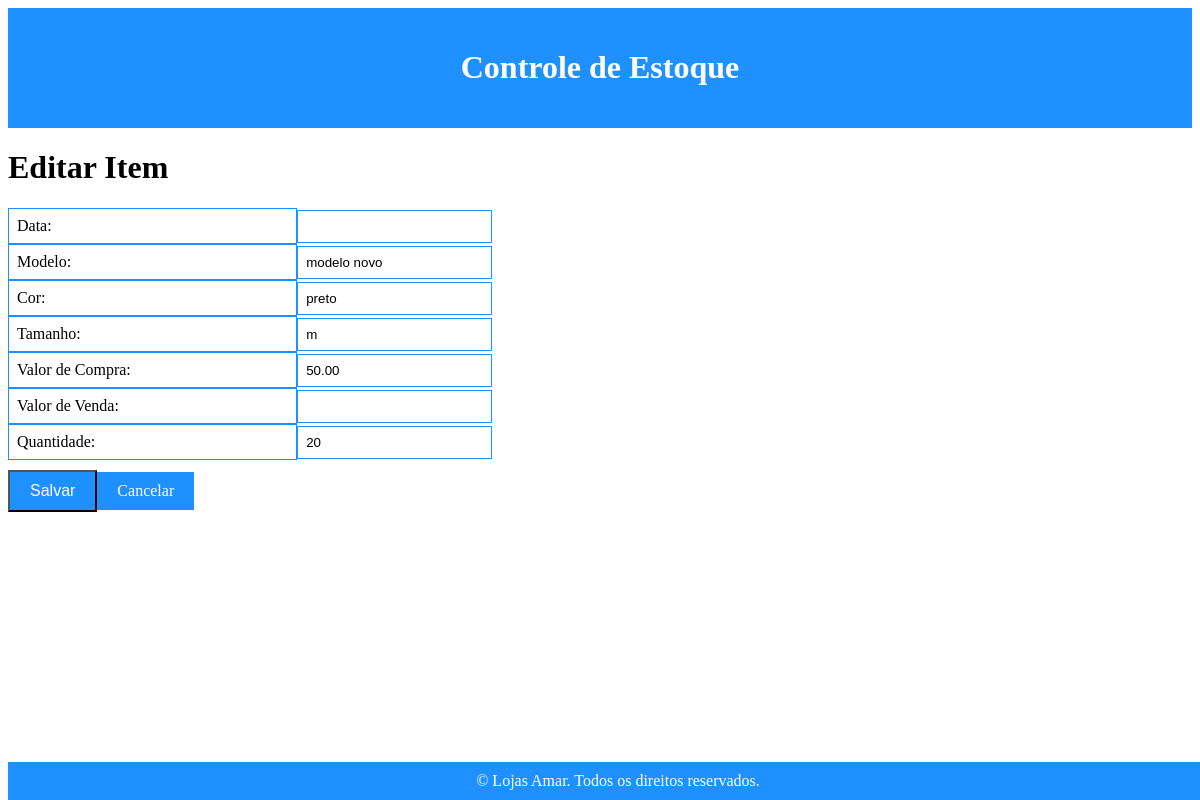
Page /inventory/edit-item/1/ on the committed database.
### inventory/models.py (models this page shows, shortened)
class Item(models.Model):
    data = models.DateField(null=True, blank=True)
    modelo = models.CharField(max_length=100)
    cor = models.CharField(max_length=50)
    tamanho = models.CharField(max_length=20)
    valor = models.DecimalField(max_digits=10, decimal_places=2)
    valor_venda = models.DecimalField(max_digits=10, decimal_places=2, null=True, blank=True)
    quantidade = models.PositiveIntegerField()

### inventory/views.py (the view)
# urls.py: path('edit-item/<int:item_id>/', views.edit_item, name='edit_item'),  # Nova URL para edição do item
def edit_item(request, item_id):
    item = Item.objects.get(pk=item_id)
    if request.method == 'POST':
        form = ItemForm(request.POST, instance=item)
        if form.is_valid():
            form.save()
            return redirect('inventory:stock_control')
    else:
        form = ItemForm(instance=item)
    return render(request, 'inventory/edit_item.html', {'form': form})

### inventory/forms.py
class ItemForm(forms.ModelForm):
    class Meta:
        model = Item
        fields = ['data', 'modelo', 'cor', 'tamanho', 'valor', 'valor_venda', 'quantidade', ]

### inventory/templates/inventory/edit_item.html (shortened to what this page needs)
<!DOCTYPE html>
<html>
<head>
</head>
<body>
    <header>
        <h1>Controle de Estoque</h1>
    </header>
    <h1>Editar Item</h1>
    <form method="post" class="form-container">
        <div class="form-row">
            <label for="{{ form.data.id_for_label }}">Data:</label>
            {{ form.data }}
        </div>
        <div class="form-row">
            <label for="{{ form.modelo.id_for_label }}">Modelo:</label>
            {{ form.modelo }}
        </div>
        <div class="form-row">
            <label for="{{ form.cor.id_for_label }}">Cor:</label>
            {{ form.cor }}
        </div>
        <div class="form-row">
            <label for="{{ form.tamanho.id_for_label }}">Tamanho:</label>
            {{ form.tamanho }}
        </div>
        <div class="form-row">
            <label for="{{ form.valor.id_for_label }}">Valor de Compra:</label>
            {{ form.valor }}
        </div>
        <div class="form-row">
            <label for="{{ form.valor_venda.id_for_label }}">Valor de Venda:</label>
            {{ form.valor_venda }}
        </div>
        <div class="form-row">
            <label for="{{ form.quantidade.id_for_label }}">Quantidade:</label>
            {{ form.quantidade }}
        </div>
        <div class="form-row">
            <button type="submit" class="button">Salvar</button>
            <a href="{% url 'inventory:stock_control' %}" class="button">Cancelar</a>
        </div>
    </form>
    <footer>
        © {{ current_year }} Lojas Amar. Todos os direitos reservados.
    </footer>
</body>
</html>

### inventory/templates/inventory/edit_item.html (style rules this page uses)
header { background-color: #1E90FF; color: white; padding: 20px; text-align: center; }
footer { background-color: #1E90FF; color: white; padding: 10px; text-align: center; position: absolute; bottom: 0; width: 100%; }
.button { display: inline-block; background-color: #1E90FF; color: white; padding: 10px 20px; text-align: center; text-decoration: none; font-size: 16px; margin-top: 10px; }
.form-container { display: table; width: 50%; }
.form-row { display: table-row; }
.form-row label, .form-row input { display: table-cell; padding: 8px; border: 1px solid #1E90FF; }

### rows in the picture
Item: modelo "modelo novo", cor "preto", tamanho "m", valor "50.00", quantidade "20"
